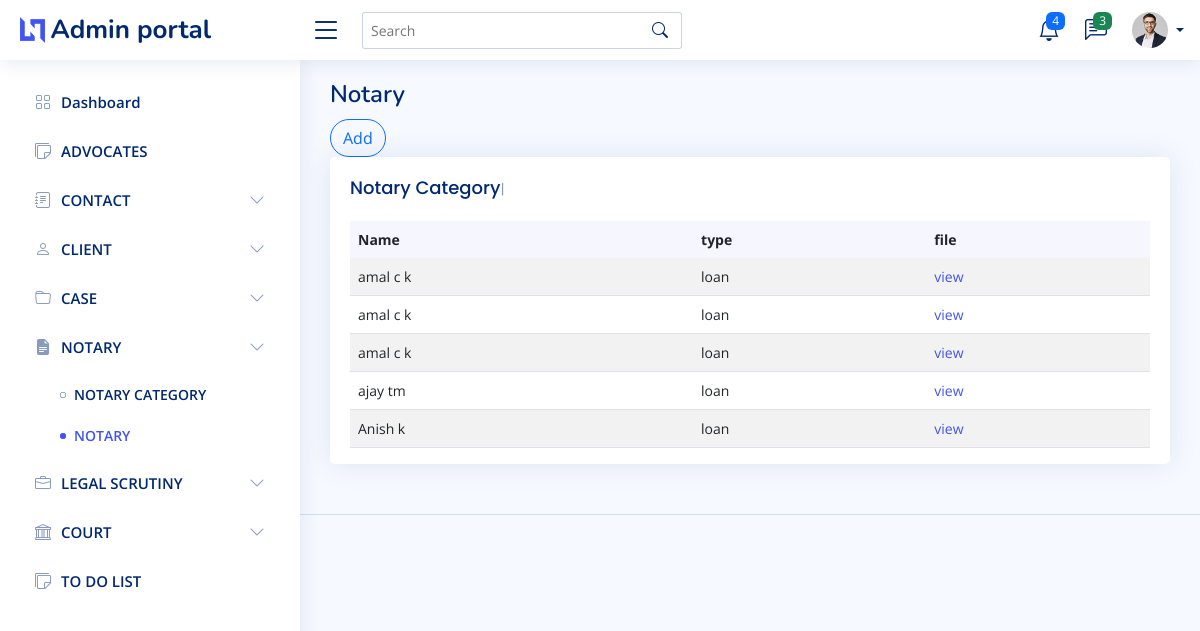
Screenshot of /notary/open with the database file from the repository.
### Admin_user/models.py (models this page shows, shortened)
class Notary(models.Model):
    client_name=models.ForeignKey(client, on_delete=models.CASCADE)
    category=models.ForeignKey(NotaryCategory,null=True, on_delete=models.SET_NULL)
    file=models.FileField(upload_to="notary", max_length=1000)

class client(models.Model):
    First_name=models.CharField(max_length=50)
    Last_name=models.CharField(max_length=50)
    Address=models.ForeignKey(Address,null=True, on_delete=models.SET_NULL)
    Category=models.CharField(max_length=50,null=True)
    is_case=models.BooleanField(default=False)
    phone=models.IntegerField(null=True)
    email=models.CharField(max_length=50,null=True)
    def __str__(self) :
        return self.First_name+" "+self.Last_name

class NotaryCategory(models.Model):
    Name=models.CharField(max_length=50)
    description=models.CharField(max_length=50)
    def __str__(self):
        return self.Name

### Admin_user/views.py (the view)
# urls.py: path("notary/open",open_notary,name="open_notary"),
def open_notary(request):
    if  (request.user.is_authenticated and check_user_is_admin(request)):
        return redirect("/login")
    context={"title":"Notary"}
    context["open_notary"]=True
    context["data"]=NotaryModel.objects.all()
    if request.method=="POST":
        form=NotaryForm(request.POST,request.FILES)
        if form.is_valid():
            form.save()
            return redirect("/notary/open")
        else:
            form=NotaryForm(request.POST,request.FILES)
            return render(request,"admin/notarycategory.html",context)
    else :
        context["form1"]=NotaryForm(request.POST,request.FILES)
    return render(request,"admin/notary_open.html",context)

### Admin_user/form.py
class NotaryForm(forms.ModelForm):
    class Meta:
        model=Notary
        fields="__all__"
    def __init__(self,*args,**kwargs):
            super(NotaryForm,self).__init__(*args,**kwargs)
            for i in self.fields.values():
                i.widget.attrs['class']="form-control"

### templates/admin/notary_open.html (shortened to what this page needs)
{% extends 'admin/main.html' %}
{% block content %}
<button type="button" class="btn btn-outline-primary rounded-pill" data-bs-toggle="modal" data-bs-target="#largeModal">
    Add
  </button>
                {%load crispy_forms_tags %}
<div class="col-12">
    <div class="card top-selling overflow-auto">
      <div class="card-body pb-0">
          <h5 class="card-title">Notary Category<span>| </span></h5>
          <table class="table table-striped">
            <thead>
                <tr>
                    <th class="fw-bold" scope="col">Name</th>
                    <th class="fw-bold" scope="col">type</th>
                    <th class="fw-bold" scope="col">file</th>
                </tr>
            </thead>
            <tbody>
                  {% for i in data %}
                <tr>
                    <td>{{i.client_name}}</td>
                    <td >{{i.category}}</td>
                    <td ><a href="/media/{{i.file}}">view</a></td>
                </tr>
                  {% endfor %}
            </tbody>
          </table>
        </div>
      </div>
    </div>
{% endblock content %}

### static/assets/css/style.css (style rules this page uses)
:root { scroll-behavior: smooth; }
body { font-family: "Open Sans", sans-serif; background: #f6f9ff; color: #444444; }
a { color: #4154f1; text-decoration: none; }
h1, h2, h3, h4, h5, h6 { font-family: "Nunito", sans-serif; }
.card { margin-bottom: 30px; border: none; border-radius: 5px; box-shadow: 0px 0 30px rgba(1, 41, 112, 0.1); }
.card-title { padding: 20px 0 15px 0; font-size: 18px; font-weight: 500; color: #012970; font-family: "Poppins", sans-serif; }
.card-title span { color: #899bbd; font-size: 14px; font-weight: 400; }
.card-body { padding: 0 20px 20px 20px; }
.dashboard .top-selling { font-size: 14px; }
.dashboard .top-selling .table thead { background: #f6f6fe; }
.dashboard .top-selling .table thead th { border: 0; }
.dashboard .top-selling .table tbody td { vertical-align: middle; }

### rows the page displays
Notary: client_name "amal c k", category "loan"
Notary: client_name "amal c k", category "loan"
Notary: client_name "amal c k", category "loan"
Notary: client_name "ajay tm", category "loan"
Notary: client_name "Anish k", category "loan"

### other values shown
{{ title }} "Notary"
